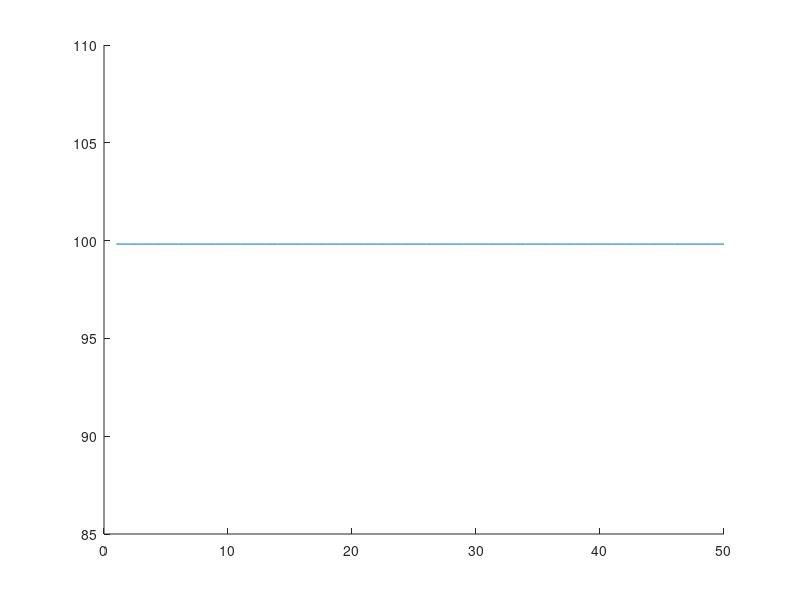
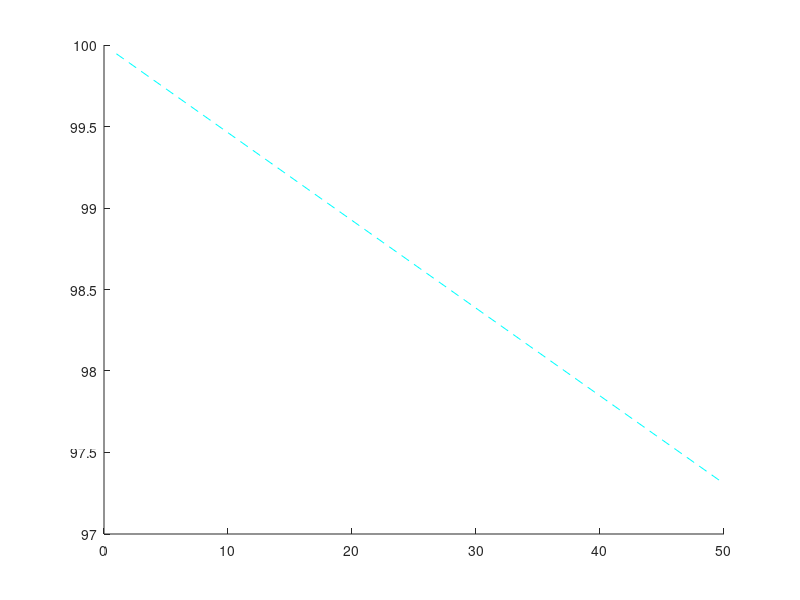
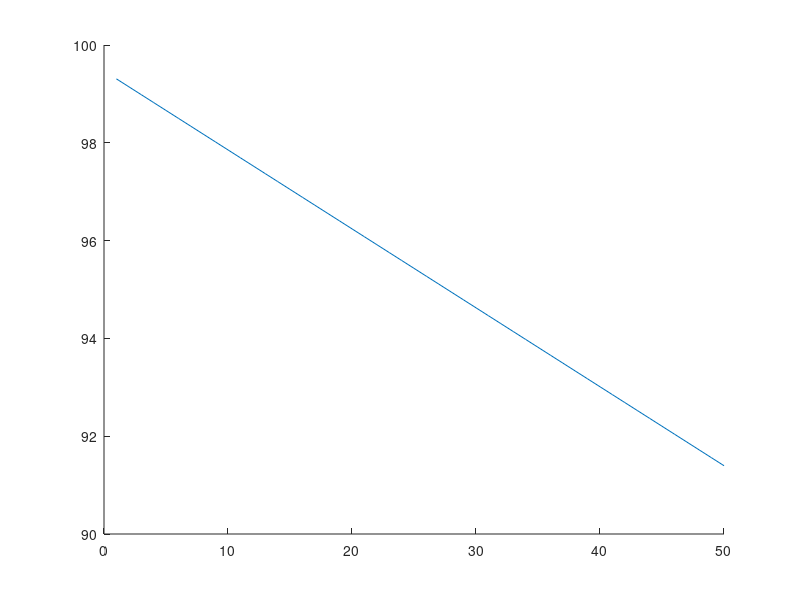

The MATLAB script that drew these images, in order:
% figure;
% bar(transpose([Pc_comp; Ps_comp]),'stacked')
% xticklabels({'T1','D1','T2','D2'})
% title('TwoLC phi=0')

%%


f__s=8000;
U__DC=900;
Vac=400;
Pac=100000; %% 200 kW
Iac_rms=Pac/(sqrt(3)*Vac)
%%% IGBT parameters

U__Bt=600;
b__0t=0; 
b__1t=1.7328e-04;
b__2t=4.8252e-08; 

rt=0.0050;
Vt=0.56;

%%% Diode parameters

U__Bd=600;
b__0d=0;
b__1d=0.00011336152231240664;
b__2d=-1.1406623528819162e-7;


rd=0.0038;
Vd=0.50;

ddeg=0;
d=ddeg/180.*pi;
I__ac=sqrt(2)*Iac_rms %%% peak AC current

m=1;%0.05:0.05:0.95;

% d=-pi:1/180.*pi:pi;

i=0;
for f__s=1000:1000:50000
i=i+1;
%%% RMS currents

irms_t12=sqrt(3)*sqrt((8*m-3*sin(abs(d))).*cos(abs(d))+3*abs(d))*abs(I__ac)/(6*sqrt(pi));

irms_d12=sqrt(3)*sqrt((-8*m+3*sin(abs(d))).*cos(abs(d))-3*abs(d)+3*pi)*abs(I__ac)/(6*sqrt(pi));


%%% AVG currents

iavg_t12=I__ac.*(m.*cos(d).*pi-2.*cos(d)+2)/(4.*pi);

iavg_d12=-I__ac.*(m.*cos(d).*pi-2.*cos(d)-2)/(4.*pi);


%%% Conduction losses

Pc_t1=irms_t12.^2*rt+iavg_t12*Vt;

Pc_t2=Pc_t1;

Pc_d1=irms_d12.^2*rt+iavg_d12*Vt;

Pc_d2=Pc_d1;

Pc_comp=[Pc_t1 Pc_d1 Pc_t2 Pc_d2];

Pc_tot=sum(Pc_comp);

%%% Switching losses

Ps_t12=2*f__s*U__DC*(((1/2)*b__2t*I__ac^2+b__0t)*pi+2*b__1t*I__ac)/(4*pi*U__Bt);

Ps_d12=2*f__s*U__DC*(((1/2)*b__2d*I__ac^2+b__0d)*pi+2*b__1d*I__ac)/(4*pi*U__Bd);

Ps_t1=Ps_t12;

Ps_t2=Ps_t1;

Ps_d1=Ps_d12;

Ps_d2=Ps_d1;

Ps_comp=[Ps_t1 Ps_d1 Ps_t2 Ps_d2];

Ps_tot=sum(Ps_comp);

%%% total losses per component

Pt1=Pc_t1+Ps_t1;

Pt2=Pc_t2+Ps_t2;

Pd1=Pc_d1+Ps_d1;

Pd2=Pc_d2+Ps_d2;

Ptot_comp=[Pt1 Pd1 Pt2 Pd2];

Ptot(i)=(Pc_tot+Ps_tot)*3;
% eff1=(Pac-Ptot)/Pac*100
eff(i)=(Pac-Ptot(i))/Pac*100;

eff_cond(i)=(Pac-Pc_tot)/Pac*100;
eff_sw(i)=(Pac-Ps_tot)/Pac*100;

end

figure(98)
hold on
plot(eff_cond)

figure(99)
hold on
plot(eff_sw,'--c')

figure(100)
hold on
plot(eff)
%% Sweeping delta
% close all
% figure;
% plot(d,irms_t12,d,irms_d12)
% title('I_{rms}')
% 
% figure;
% plot(d,iavg_t12,d,iavg_d12)
% title('I_{avg}')
% 
% figure;
% plot(d,Pc_t1,d,Pc_d1)
% title('Conduction losses')
% 
% figure;
% plot(d,Ps_t1,d,Ps_d1)
% title('Switching losses')
% 
% figure;
% plot(d,Pc_tot,d,Ps_tot,d,Ptot)
% title('Cond and sw losses')
% figure;
% 
% subplot(1,2,2)
% plot(d,irms_t12,d,irms_d12,'Linewidth',1.5)
% title('I_{rms}')
% xlim([-pi pi])
% xticks([-pi -pi/2 0 pi/2 pi ])
% xticklabels({'-\pi','-\pi/2','0','\pi/2','\pi'})
% xlabel('\delta')
% ylabel('[A]')
% 
% subplot(1,2,1)
% plot(d,iavg_t12,d,iavg_d12,'Linewidth',1.5)
% title('I_{avg}')
% xlim([-pi pi])
% xticks([-pi -pi/2 0 pi/2 pi ])
% xticklabels({'-\pi','-\pi/2','0','\pi/2','\pi'})
% legend('T1-T2','D1-D2')
% ylabel('[A]')
% xlabel('\delta')
% suptitle('2LC currents')
%% Sweeping m
% close all
% figure;
% plot(m,irms_t23d56,m,irms_t14,m,irms_d1234)
% title('I_{rms}')
% 
% figure;
% plot(m,iavg_t23d56,m,iavg_t14,m,iavg_d1234)
% title('I_{avg}')
% 
% figure;
% hold on
% plot(m,Pc_tot,m,Ps_tot,m,Ptot)
% scatter(m,Ptot)
% title('Cond and sw losses')
% 
% figure;
% bar(transpose([Pc_comp; Ps_comp]),'stacked')
% xticklabels({'T1','D1','T2','D2'})